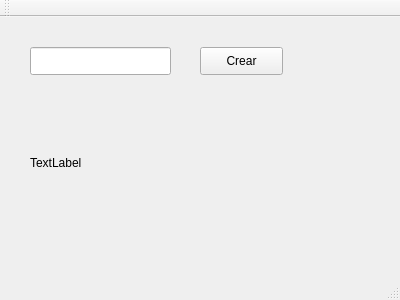
<?xml version="1.0" encoding="UTF-8"?>
<ui version="4.0">
 <class>MainWindow</class>
 <widget class="QMainWindow" name="MainWindow">
  <property name="geometry">
   <rect>
    <x>0</x>
    <y>0</y>
    <width>400</width>
    <height>300</height>
   </rect>
  </property>
  <property name="windowTitle">
   <string>MainWindow</string>
  </property>
  <widget class="QWidget" name="centralWidget">
   <widget class="QLineEdit" name="lineEdit">
    <property name="geometry">
     <rect>
      <x>30</x>
      <y>30</y>
      <width>141</width>
      <height>28</height>
     </rect>
    </property>
   </widget>
   <widget class="QPushButton" name="pushButton">
    <property name="geometry">
     <rect>
      <x>200</x>
      <y>30</y>
      <width>83</width>
      <height>28</height>
     </rect>
    </property>
    <property name="text">
     <string>Crear</string>
    </property>
   </widget>
   <widget class="QLabel" name="label">
    <property name="geometry">
     <rect>
      <x>30</x>
      <y>80</y>
      <width>211</width>
      <height>131</height>
     </rect>
    </property>
    <property name="text">
     <string>TextLabel</string>
    </property>
   </widget>
  </widget>
  <widget class="QMenuBar" name="menuBar">
   <property name="geometry">
    <rect>
     <x>0</x>
     <y>0</y>
     <width>400</width>
     <height>25</height>
    </rect>
   </property>
  </widget>
  <widget class="QToolBar" name="mainToolBar">
   <attribute name="toolBarArea">
    <enum>TopToolBarArea</enum>
   </attribute>
   <attribute name="toolBarBreak">
    <bool>false</bool>
   </attribute>
  </widget>
  <widget class="QStatusBar" name="statusBar"/>
 </widget>
 <layoutdefault spacing="6" margin="11"/>
 <resources/>
 <connections/>
</ui>
